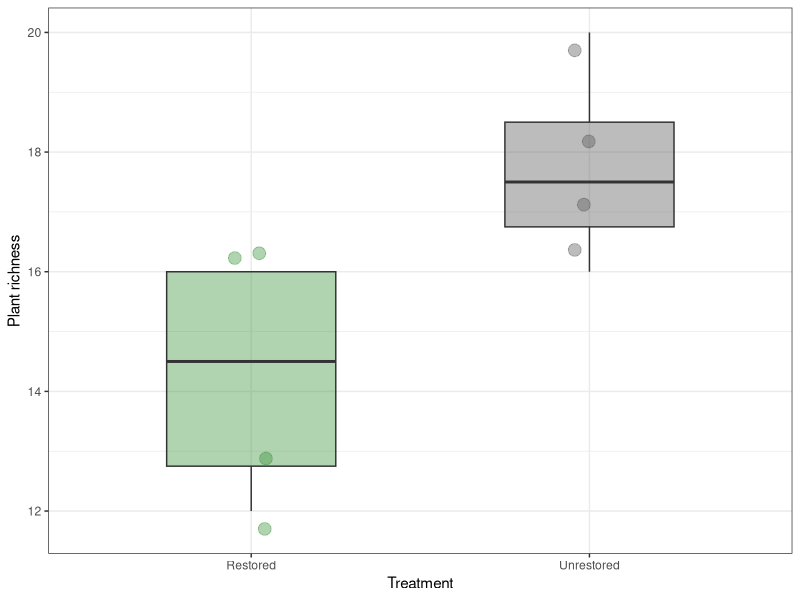
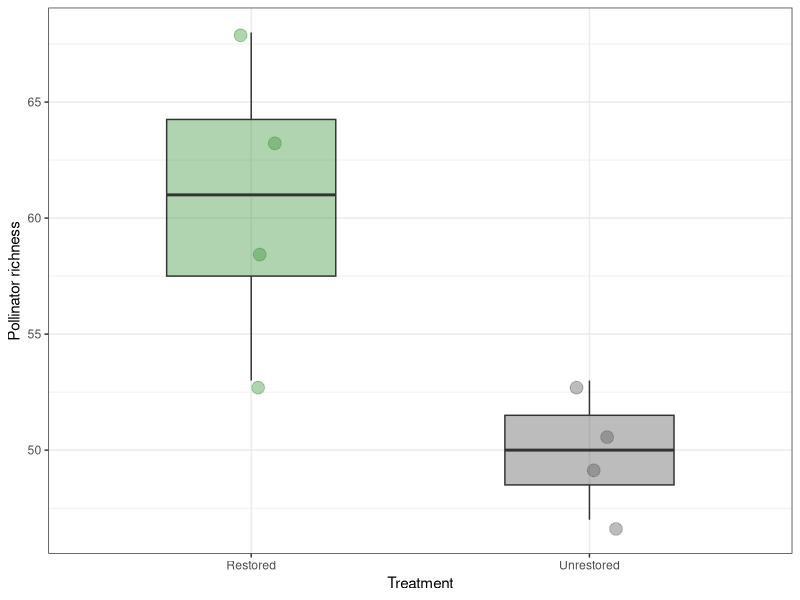

Source code (R) for these figures, in order:
############################################################
# Summer School: Network Analysis in R
# Case Study 2: Plant-pollinator networks
# 4. Comparison of species richness between treatments
############################################################


# ==========================================================
# 1. Load libraries
# ==========================================================

library(readr)    # Read CSV files
library(dplyr)    # Data manipulation
library(ggplot2)  # Data visualisation


# ==========================================================
# 2. Load data
# ==========================================================

networks_long = read_csv2(
  "Data/Processed/visitation.networks.long.csv")


# ==========================================================
# 3. Calculate species richness
# ==========================================================

# Pool all months and calculate total plant and pollinator
# richness for each site
site_richness = networks_long %>%
  group_by(
    site,
    treatment) %>%
  summarise(
    plant_richness = n_distinct(plant_id),
    pollinator_richness = n_distinct(pollinator_species),
    .groups = "drop")

site_richness


# ==========================================================
# 4. Compare plant richness between treatments
# ==========================================================

# Summarise plant richness by treatment
plant_richness_summary = site_richness %>%
  group_by(treatment) %>%
  summarise(
    mean_richness = mean(plant_richness),
    sd_richness = sd(plant_richness),
    .groups = "drop")

plant_richness_summary


# Plot plant richness
plot_plant_richness = ggplot(
  site_richness,
  aes(
    x = treatment,
    y = plant_richness)) +
  geom_boxplot(
    aes(fill = treatment),
    width = 0.5,
    outlier.shape = NA,
    alpha = 0.4) +
  geom_jitter(
    aes(colour = treatment),
    width = 0.08,
    size = 4,
    alpha = 0.4) +
  scale_fill_manual(
    values = c(
      "Restored" = "#3A923A",
      "Unrestored" = "#595959")) +
  scale_colour_manual(
    values = c(
      "Restored" = "#3A923A",
      "Unrestored" = "#595959")) +
  labs(
    x = "Treatment",
    y = "Plant richness") +
  theme_bw() +
  theme(
    legend.position = "none")

plot_plant_richness


# Test differences in plant richness
plant_richness_model = lm(
  plant_richness ~ treatment,
  data = site_richness)

summary(plant_richness_model)
anova(plant_richness_model)


# ==========================================================
# 5. Compare pollinator richness between treatments
# ==========================================================

# Summarise pollinator richness by treatment
pollinator_richness_summary = site_richness %>%
  group_by(treatment) %>%
  summarise(
    mean_richness = mean(pollinator_richness),
    sd_richness = sd(pollinator_richness),
    .groups = "drop")

pollinator_richness_summary


# Plot pollinator richness
plot_pollinator_richness = ggplot(
  site_richness,
  aes(
    x = treatment,
    y = pollinator_richness)) +
  geom_boxplot(
    aes(fill = treatment),
    width = 0.5,
    outlier.shape = NA,
    alpha = 0.4) +
  geom_jitter(
    aes(colour = treatment),
    width = 0.08,
    size = 4,
    alpha = 0.4) +
  scale_fill_manual(
    values = c(
      "Restored" = "#3A923A",
      "Unrestored" = "#595959")) +
  scale_colour_manual(
    values = c(
      "Restored" = "#3A923A",
      "Unrestored" = "#595959")) +
  labs(
    x = "Treatment",
    y = "Pollinator richness") +
  theme_bw() +
  theme(
    legend.position = "none")

plot_pollinator_richness


# Test differences in pollinator richness
pollinator_richness_model = lm(
  pollinator_richness ~ treatment,
  data = site_richness)

summary(pollinator_richness_model)
anova(pollinator_richness_model)
